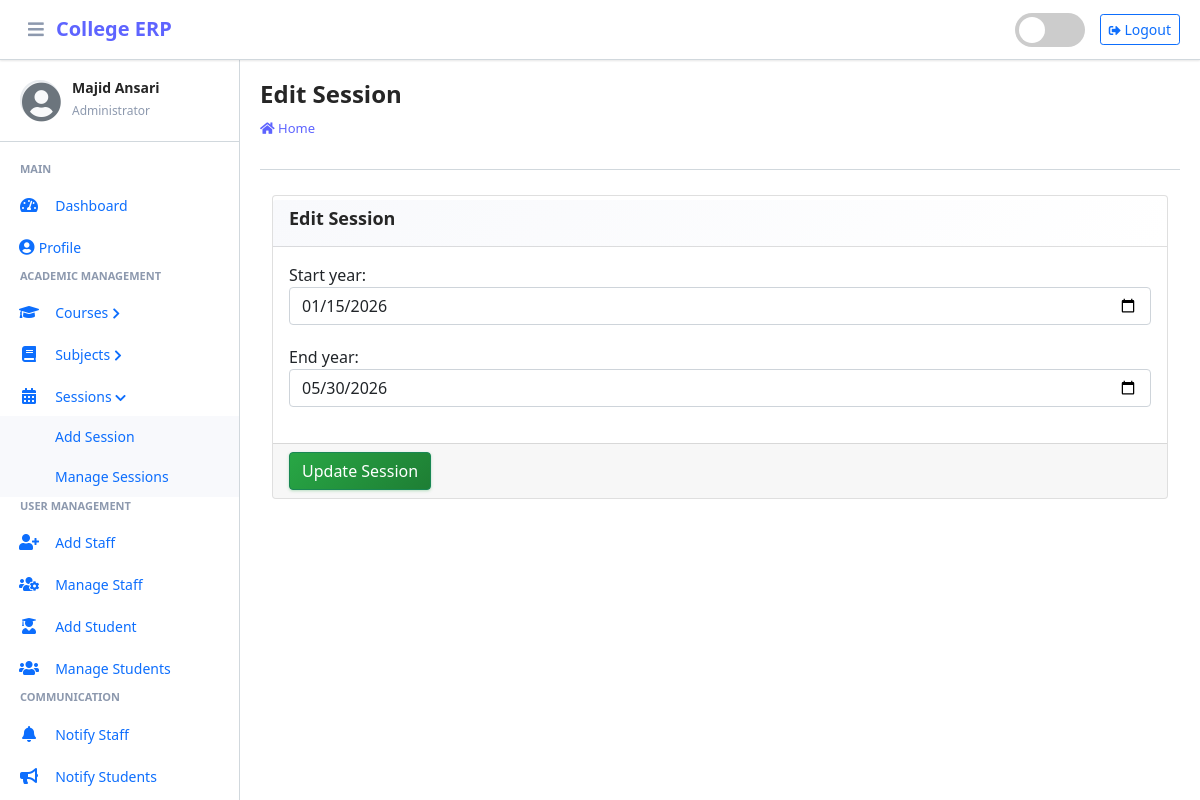
Screenshot of /session/edit/1 (signed in) with the database file from the repository.
### main_app/models.py (models this page shows, shortened)
class CustomUser(AbstractUser):
    USER_TYPE = ((1, "HOD"), (2, "Staff"), (3, "Student"))
    GENDER = [("M", "Male"), ("F", "Female")]
    username = None  # Removed username, using email instead
    email = models.EmailField(unique=True)
    user_type = models.CharField(default=1, choices=USER_TYPE, max_length=1)
    gender = models.CharField(max_length=1, choices=GENDER)
    profile_pic = models.ImageField()
    address = models.TextField()
    fcm_token = models.TextField(default="")  # For firebase notifications
    created_at = models.DateTimeField(auto_now_add=True)
    updated_at = models.DateTimeField(auto_now=True)
    USERNAME_FIELD = "email"
    REQUIRED_FIELDS = []
    objects = CustomUserManager()

class Session(models.Model):
    start_year = models.DateField()
    end_year = models.DateField()

### main_app/hod_views.py (the view)
def edit_session(request, session_id):
    instance = get_object_or_404(Session, id=session_id)
    form = SessionForm(request.POST or None, instance=instance)
    context = {'form': form, 'session_id': session_id,
               'page_title': 'Edit Session'}
    if request.method == 'POST':
        if form.is_valid():
            try:
                form.save()
                messages.success(request, "Session Updated")
                return redirect(reverse('edit_session', args=[session_id]))
            except Exception as e:
                messages.error(
                    request, "Session Could Not Be Updated " + str(e))
                return render(request, "hod_template/edit_session_template.html", context)
        else:
            messages.error(request, "Invalid Form Submitted ")
            return render(request, "hod_template/edit_session_template.html", context)
    else:
        return render(request, "hod_template/edit_session_template.html", context)

### main_app/forms.py
class SessionForm(FormSettings):
    def __init__(self, *args, **kwargs):
        super(SessionForm, self).__init__(*args, **kwargs)
    class Meta:
        model = Session
        fields = '__all__'
        widgets = {
            'start_year': DateInput(attrs={'type': 'date'}),
            'end_year': DateInput(attrs={'type': 'date'}),
        }

### main_app/templates/hod_template/edit_session_template.html
{% extends 'main_app/base.html' %}
{% load static %}
{% block page_title %}{{page_title}}{% endblock page_title %}
{% block content %}
<section class="content">
    <div class="container-fluid">
        <div class="row">
            <div class="col-md-12">
                <div class="card card-dark">
                    <div class="card-header">
                        <h3 class="card-title">{{page_title}}</h3>
                    </div>
                    {% include "main_app/form_template.html" with messages=messages  form=form button_text="Update Session"%}
                </div>
            </div>
        </div>
    </div>
</section>
{% endblock content %}

### main_app/templates/main_app/erpnext_sidebar.html (shortened to what this page needs)
{% load static %}
<div class="sidebar-header">
    <div class="sidebar-user">
        <i class="fas fa-user-circle sidebar-default-avatar" id="default-avatar" style="display: none;"></i>
        <div class="sidebar-user-info">
            <h6>{{ user.get_full_name|default:user.username }}</h6>
            <small>
                {% if user.user_type == '1' %}
                    Administrator
                {% elif user.user_type == '2' %}
                    Staff Member
                {% else %}
                    Student
                {% endif %}
            </small>
        </div>
    </div>
</div>
<div class="nav-section">
    {% if user.user_type == '1' %}
        <h6 class="nav-section-title">Main</h6>
        <div class="nav-item">
            {% url 'admin_home' as admin_home %}
            <a href="{{ admin_home }}" class="nav-link {% if admin_home == request.path %}active{% endif %}">
                <i class="nav-icon fas fa-tachometer-alt"></i>
                <span class="nav-text">Dashboard</span>
            </a>
        </div>
        <div class="nav-item">
            {% url 'admin_view_profile' as admin_view_profile %}
            <a href="{{ admin_view_profile }}" class="nav-link {% if admin_view_profile == request.path %}active{% endif %}">
                <i class="fas fa-user-circle"></i>
                <span class="nav-text">Profile</span>
            </a>
        </div>
        <h6 class="nav-section-title">Academic Management</h6>
        <div class="nav-item has-submenu {% if 'course' in request.path %}open{% endif %}">
            <a href="#" class="nav-link">
                <i class="nav-icon fas fa-graduation-cap"></i>
                <span class="nav-text">Courses</span>
                <i class="nav-arrow fas fa-chevron-right"></i>
            </a>
        </div>
        <div class="nav-item has-submenu {% if 'subject' in request.path %}open{% endif %}">
            <a href="#" class="nav-link">
                <i class="nav-icon fas fa-book"></i>
                <span class="nav-text">Subjects</span>
                <i class="nav-arrow fas fa-chevron-right"></i>
            </a>
        </div>
        <div class="nav-item has-submenu {% if 'session' in request.path %}open{% endif %}">
            <a href="#" class="nav-link">
                <i class="nav-icon fas fa-calendar-alt"></i>
                <span class="nav-text">Sessions</span>
                <i class="nav-arrow fas fa-chevron-right"></i>
            </a>
            <div class="nav-submenu">
                <div class="nav-item">
                    {% url 'add_session' as add_session %}
                    <a href="{{ add_session }}" class="nav-link {% if add_session == request.path %}active{% endif %}">
                        <span class="nav-text">Add Session</span>
                    </a>
                </div>
                <div class="nav-item">
                    {% url 'manage_session' as manage_session %}
                    <a href="{{ manage_session }}" class="nav-link {% if manage_session == request.path or 'edit_session' in request.path %}active{% endif %}">
                        <span class="nav-text">Manage Sessions</span>
                    </a>
                </div>
            </div>
        </div>
        <h6 class="nav-section-title">User Management</h6>
        <div class="nav-item">
            {% url 'add_staff' as add_staff %}
            <a href="{{ add_staff }}" class="nav-link {% if add_staff == request.path %}active{% endif %}">
                <i class="nav-icon fas fa-user-plus"></i>
                <span class="nav-text">Add Staff</span>
            </a>
        </div>
        <div class="nav-item">
            {% url 'manage_staff' as manage_staff %}
            <a href="{{ manage_staff }}" class="nav-link {% if manage_staff == request.path or 'edit_staff' in request.path %}active{% endif %}">
                <i class="nav-icon fas fa-users-cog"></i>
                <span class="nav-text">Manage Staff</span>
            </a>
        </div>
        <div class="nav-item">
            {% url 'add_student' as add_student %}
            <a href="{{ add_student }}" class="nav-link {% if add_student == request.path %}active{% endif %}">
                <i class="nav-icon fas fa-user-graduate"></i>
                <span class="nav-text">Add Student</span>
            </a>
        </div>
        <div class="nav-item">
            {% url 'manage_student' as manage_student %}
            <a href="{{ manage_student }}" class="nav-link {% if manage_student == request.path or 'edit_student' in request.path %}active{% endif %}">
                <i class="nav-icon fas fa-users"></i>
                <span class="nav-text">Manage Students</span>
            </a>
        </div>
        <h6 class="nav-section-title">Communication</h6>
        <div class="nav-item">
            {% url 'admin_notify_staff' as admin_notify_staff %}
            <a href="{{ admin_notify_staff }}" class="nav-link {% if admin_notify_staff == request.path %}active{% endif %}">
                <i class="nav-icon fas fa-bell"></i>
                <span class="nav-text">Notify Staff</span>
            </a>
        </div>
        <div class="nav-item">
            {% url 'admin_notify_student' as admin_notify_student %}
            <a href="{{ admin_notify_student }}" class="nav-link {% if admin_notify_student == request.path %}active{% endif %}">
                <i class="nav-icon fas fa-bullhorn"></i>
                <span class="nav-text">Notify Students</span>
            </a>
        </div>
    {% endif %}
</div>

### main_app/templates/main_app/form_template.html (shortened to what this page needs)
<form role="form" method="POST" enctype="multipart/form-data">
    <div class="card-body">
        {% for field in form  %}
        <div class="form-group">
            {{field.label_tag}}
            {{field}}
        </div>
        {% endfor %}
    </div>
    <div class="card-footer">
        <button type="submit" class="btn btn-success btn-block">
            {% if button_text %}
            {{button_text}}
            {% else %}
            Submit
            {% endif %}
        </button>
    </div>
</form>

### rows the page displays
CustomUser: get_full_name "Majid Ansari"
Session: form "01/15/2026" "05/30/2026"

### other values shown
{{ page_title }} "Edit Session"
{{ field.label_tag }} "Start year:" "End year:"
{{ button_text }} "Update Session"
